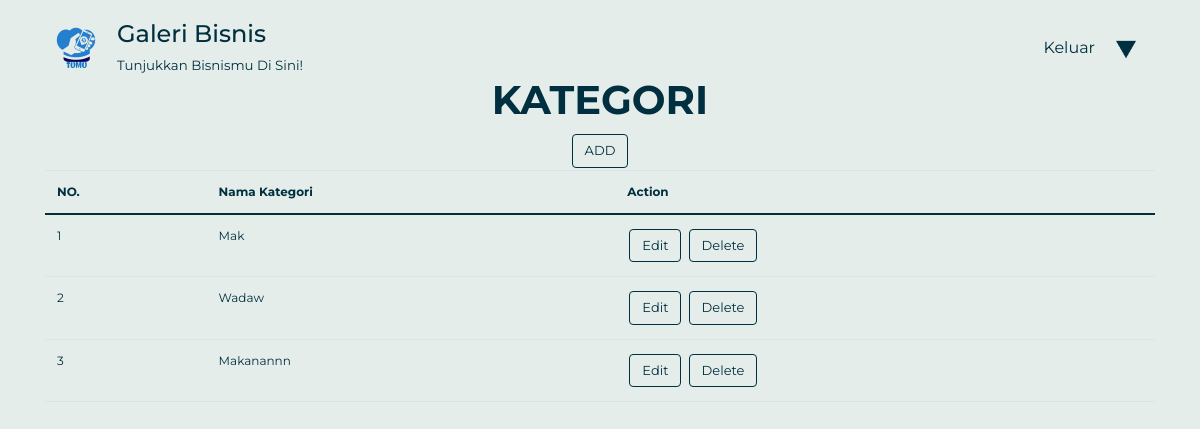
The page /dashboard.php?p=kategorilist (signed in) on the database as committed earlier.
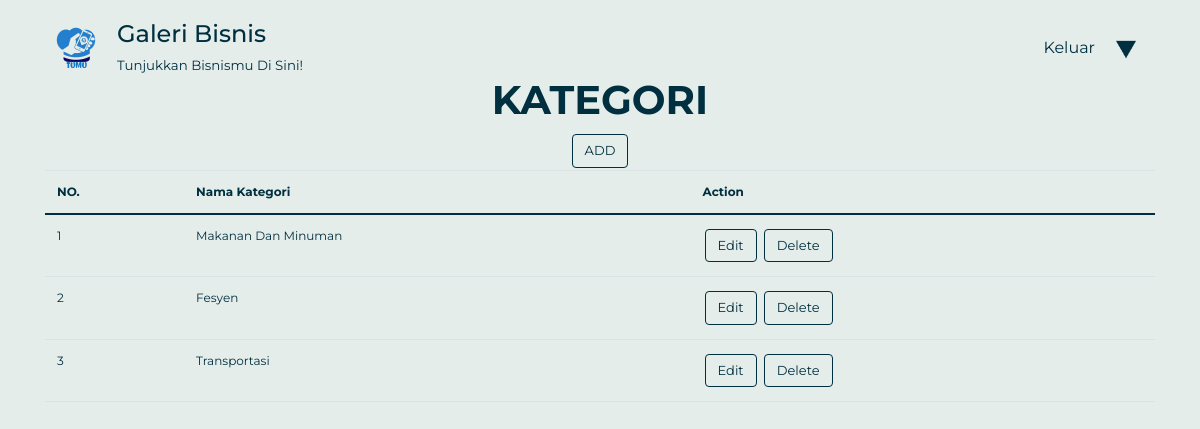
The same page on the database as committed later.
### tables this page shows
CREATE TABLE `kategori` (
  `id_kategori` int(11) NOT NULL,
  `nama_kategori` varchar(20) NOT NULL
);

### connection.php (called while the page is built, shortened)
<?php
class Connection{
   private $host = "localhost";
   private $struser = "root";
   private $strpassword = "";
   private $dbname = "galeribisnis2";
	function connect(){
	    $conn = mysqli_connect($this->host,$this->struser, $this->strpassword);
	 	mysqli_select_db($conn, $this->dbname);
		$this->connection = $conn;
	}
}
?>

### class/class.kategori.php (called while the page is built, shortened)
<?php
class Kategori extends Connection{
    public function __get($atribute)
    {
        if (property_exists($this, $atribute)) {
            return $this->$atribute;
        }
    }
    public function SelectAllKategori(){
        $sql="SELECT * FROM kategori";
        $result = mysqli_query($this->connection, $sql);
        $arrResult= array();
        $cnt=0;
        if(mysqli_num_rows($result)>0){
            while ($data=mysqli_fetch_Array($result)){
                $objKategori = new Kategori();
                $objKategori->id_kategori = $data['id_kategori'];
                $objKategori->nama_kategori = $data['nama_kategori'];
                $arrResult[$cnt] = $objKategori;
                $cnt++;
            }
        }
        return $arrResult;
    }
}
?>

### pages/kategorilist.php (the view)
<div class="container kategorilist">
    <div class="text-center">
        <h1 class="judul"><strong>KATEGORI</strong></h1>
        <a class="btn add" #id="addButton" href="?p=kategori">ADD</a>
    </div>
    <table class="table" id="tabelkategori">
        <thead>
            <tr>
                <th>NO.</th>
                <th>nama kategori</th>
                <th>action</th>
            </tr>
        </thead>
        <?php
            require_once('./class/class.kategori.php');
            $objKategori = new Kategori();
            $arrayResult = $objKategori->SelectAllKategori();
            if(count($arrayResult)==0){
                echo '<tr><td colspan="9">TIDAK ADA DATA!</td></tr>';
            }
            else{
                $no=1;
                foreach ($arrayResult as $dataKategori){
                    echo '<tr>';
                    echo '<td>'.$no.'</td>';
                    echo '<td>'.$dataKategori->nama_kategori.'</td>';
                    echo '<td>
                    <a class="btn"href="?p=kategori&id_kategori='.$dataKategori->id_kategori.'"> Edit </a>
                    <a class="btn"href="?p=delete-kategori&id_kategori='.$dataKategori->id_kategori.'"
                    onclick="return confirm(\'Apakah anda yakin ingin menghapus?\')"> Delete </a></td>';
                    echo '</tr>';
                    $no++;
                }
            }
        ?>
    </table>
</div>

Rows that differ between the two databases and show on the page:
removed kategori: nama_kategori "Wadaw"
removed kategori: nama_kategori "Makanannn"
changed kategori: nama_kategori "Mak" → "Makanan Dan Minuman"
added kategori: nama_kategori "Fesyen"
added kategori: nama_kategori "Transportasi"
